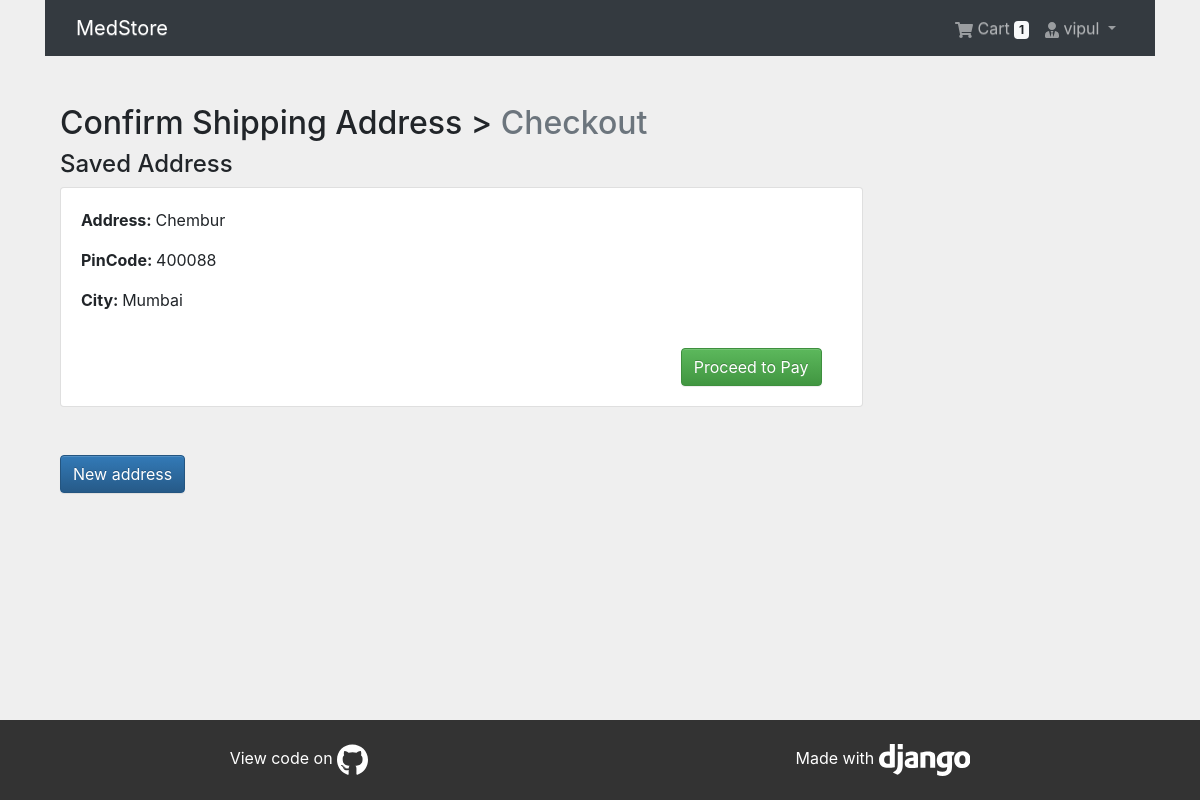
The app's page /order/ (signed in) with its own data.
### cart/models.py (models this page shows, shortened)
class Order(models.Model):
    objects = models.Manager()
    items = models.ManyToManyField(CartItem)
    user = models.ForeignKey(user, on_delete=models.CASCADE)
    ordered = models.BooleanField(default=False)
    created = models.DateTimeField(auto_now_add=True)
    orderID = models.CharField(null=True, max_length=16)
    paymentID = models.CharField(null=True, max_length=50)
    orderDate = models.DateTimeField(null=True, auto_now=True)
    total = models.DecimalField(default=0, decimal_places=2, max_digits=10)
    postOrder = models.CharField(null=True, max_length=200)
    @property
    def order_total(self):
        if not self.ordered:
            return sum([item.total_amount() for item in self.items.all()])
        return self.total

### checkout/models.py (models this page shows, shortened)
class BillingAddress(models.Model):
    user = models.ForeignKey(get_user_model(), on_delete=models.CASCADE)
    address = models.CharField(max_length=50, )
    pincode = models.PositiveIntegerField()
    city = models.CharField(max_length=20)
    landmark = models.CharField(max_length=30, null=True)

### checkout/views.py (the view, shortened to what this page needs)
# urls.py: path("order/", checkout_view, name="order"),
def checkout_view(request):
    form = BillingForm
    order = Order.objects.filter(user=request.user, ordered=False)[0]
    order_items = order.items.all()
    order_total = order.order_total
    item_count = sum([item.quantity for item in order_items])
    ctx = {'form': form, 'order_items': order_items, 'item_count': item_count, 'total_amount': order_total}
    saved_address = BillingAddress.objects.filter(user=request.user)
    if saved_address.exists():
        saved_address = saved_address.first()
        ctx['saved_address'] = saved_address
    return render(request, "checkout/view.html", ctx)

### cart/models.py (called while the page is built)
    def total_amount(self):
        return float(self.quantity * self.item.price)

### cart/templatetags/cart_tag.py (called while the page is built)
@register.filter
def cart_total(user):
    order = Order.objects.filter(user=user, ordered=False)
    return order[0].items.count() if order.exists() else 0

### checkout/templates/checkout/view.html (shortened to what this page needs)
{% extends 'base_bootstrap.html' %}
{% load crispy_forms_filters %}
{% load crispy_forms_tags %}
{%block content%}
<div class="container mt-5">
    <h2>Confirm Shipping Address > <span class="text-muted">Checkout</span></h2>
    <div class="row">
        <div class="col-md-9">
            {%if saved_address%}
            <h4 class="saved">Saved Address</h4>
            <div class="card mb-5 saved" style="height: auto">
                <div class="card-body">
                    <p><b>Address: </b>{{saved_address.address}}</p>
                    <p><b>PinCode: </b>{{saved_address.pincode}}</p>
                    <p><b>City: </b>{{saved_address.city}}</p>
                    <div class="card-body">
                        <a href="{%url 'checkout:pay'%}" class="btn btn-success float-right">Proceed to Pay</a>
                    </div>
                </div>
            </div>
            <button id= "change" type="button" class="btn btn-primary">New address</button>
        {%endif%}
        </div>
    </div>
</div>
{%endblock%}

### home/templates/header.html (shortened to what this page needs)
{% load cart_tag %}
<nav class="navbar navbar-expand-lg navbar-dark bg-dark">
  <div class="container">
  <a class="navbar-brand" href="/">MedStore</a>
  <div class="collapse navbar-collapse" id="navbarNav">
    <ul class="navbar-nav ml-auto">
      {% if request.user.is_authenticated %}
      <li class="nav-item">
        <a class="nav-link" href="{%url 'cart:home' %}">
          Cart
          <span class="badge badge-light">{{ request.user| cart_total }}</span>
        </a>
      </li>
      <li class="nav-item dropdown">
        <a class="nav-link dropdown-toggle" href="#" id="navbarDropdown" role="button" data-toggle="dropdown" aria-haspopup="true" aria-expanded="false">
          {{ request.user.username }}
        </a>
      </li>
      {% else %}
       <li class="nav-item">
        <a id="log" class="btn-pre btn btn-primary" href="{% url 'account_login' %}">Login / Register</a>
      </li>
      {% endif %}
    </ul>
  </div>
  </div>
</nav>

### records on screen
BillingAddress: address "Chembur", pincode "400088", city "Mumbai"

### other values on screen
{{ request.user| cart_total }} "1"
{{ request.user.username }} "vipul"
